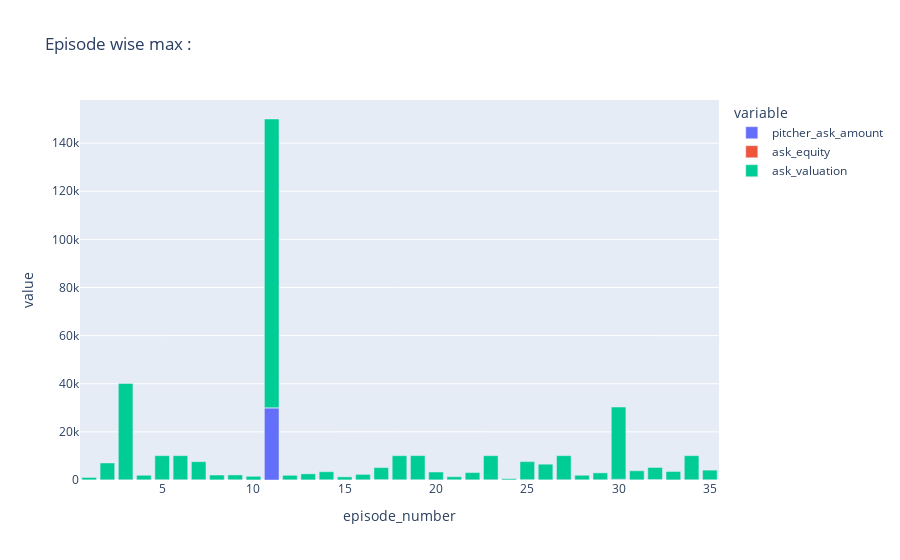

Notebook code for this chart:
### Code cell
a=px.bar(Max,title='Episode wise max :')
a

### Figure 1 — Plotly figure (JSON) as saved in the notebook; plotly's stock layout.template omitted (floating-point values rounded to 4 significant figures)
{"data": [{"alignmentgroup": "True", "hovertemplate": "variable=pitcher_ask_amount<br>episode_number=%{x}<br>value=%{y}<extra></extra>", "legendgroup": "pitcher_ask_amount", "marker": {"color": "#636efa", "pattern": {"shape": ""}}, "name": "pitcher_ask_amount", "offsetgroup": "pitcher_ask_amount", "orientation": "v", "showlegend": true, "textposition": "auto", "type": "bar", "x": [1, 2, 3, 4, 5, 6, 7, 8, 9, 10, 11, 12, 13, 14, 15, 16, 17, 18, 19, 20, 21, 22, 23, 24, 25, 26, 27, 28, 29, 30, 31, 32, 33, 34, 35], "xaxis": "x", "y": [50, 70, 100, 75, 100, 100, 100, 56, 100, 30, 30000, 75, 50, 100, 50, 80, 150, 100, 125, 65, 100, 80, 100, 40, 150, 65, 100, 90, 100, 300, 75, 200, 40, 100, 100], "yaxis": "y"}, {"alignmentgroup": "True", "hovertemplate": "variable=ask_equity<br>episode_number=%{x}<br>value=%{y}<extra></extra>", "legendgroup": "ask_equity", "marker": {"color": "#EF553B", "pattern": {"shape": ""}}, "name": "ask_equity", "offsetgroup": "ask_equity", "orientation": "v", "showlegend": true, "textposition": "auto", "type": "bar", "x": [1, 2, 3, 4, 5, 6, 7, 8, 9, 10, 11, 12, 13, 14, 15, 16, 17, 18, 19, 20, 21, 22, 23, 24, 25, 26, 27, 28, 29, 30, 31, 32, 33, 34, 35], "xaxis": "x", "y": [15, 5, 4, 10, 20, 10, 7.5, 7.5, 5, 5, 25, 5, 10, 5, 5, 7, 10, 4, 8, 5, 10, 5, 5, 10, 4, 10, 10, 5, 5, 15, 10, 7, 10, 10, 8], "yaxis": "y"}, {"alignmentgroup": "True", "hovertemplate": "variable=ask_valuation<br>episode_number=%{x}<br>value=%{y}<extra></extra>", "legendgroup": "ask_valuation", "marker": {"color": "#00cc96", "pattern": {"shape": ""}}, "name": "ask_valuation", "offsetgroup": "ask_valuation", "orientation": "v", "showlegend": true, "textposition": "auto", "type": "bar", "x": [1, 2, 3, 4, 5, 6, 7, 8, 9, 10, 11, 12, 13, 14, 15, 16, 17, 18, 19, 20, 21, 22, 23, 24, 25, 26, 27, 28, 29, 30, 31, 32, 33, 34, 35], "xaxis": "x", "y": [1000, 7000, 40000, 1875, 10000, 10000, 7500, 2000, 2000, 1500, 120000, 1875, 2500, 3333.0, 1250, 2250, 5000, 10000, 10000, 3250, 1250, 3000, 10000, 500, 7500, 6500, 10000, 1875, 2857.0, 30000, 3750, 5000, 3500, 10000, 4000], "yaxis": "y"}], "layout": {"barmode": "relative", "legend": {"title": {"text": "variable"}, "tracegroupgap": 0}, "title": {"text": "Episode wise max :"}, "xaxis": {"anchor": "y", "domain": [0, 1], "title": {"text": "episode_number"}}, "yaxis": {"anchor": "x", "domain": [0, 1], "title": {"text": "value"}}}}
